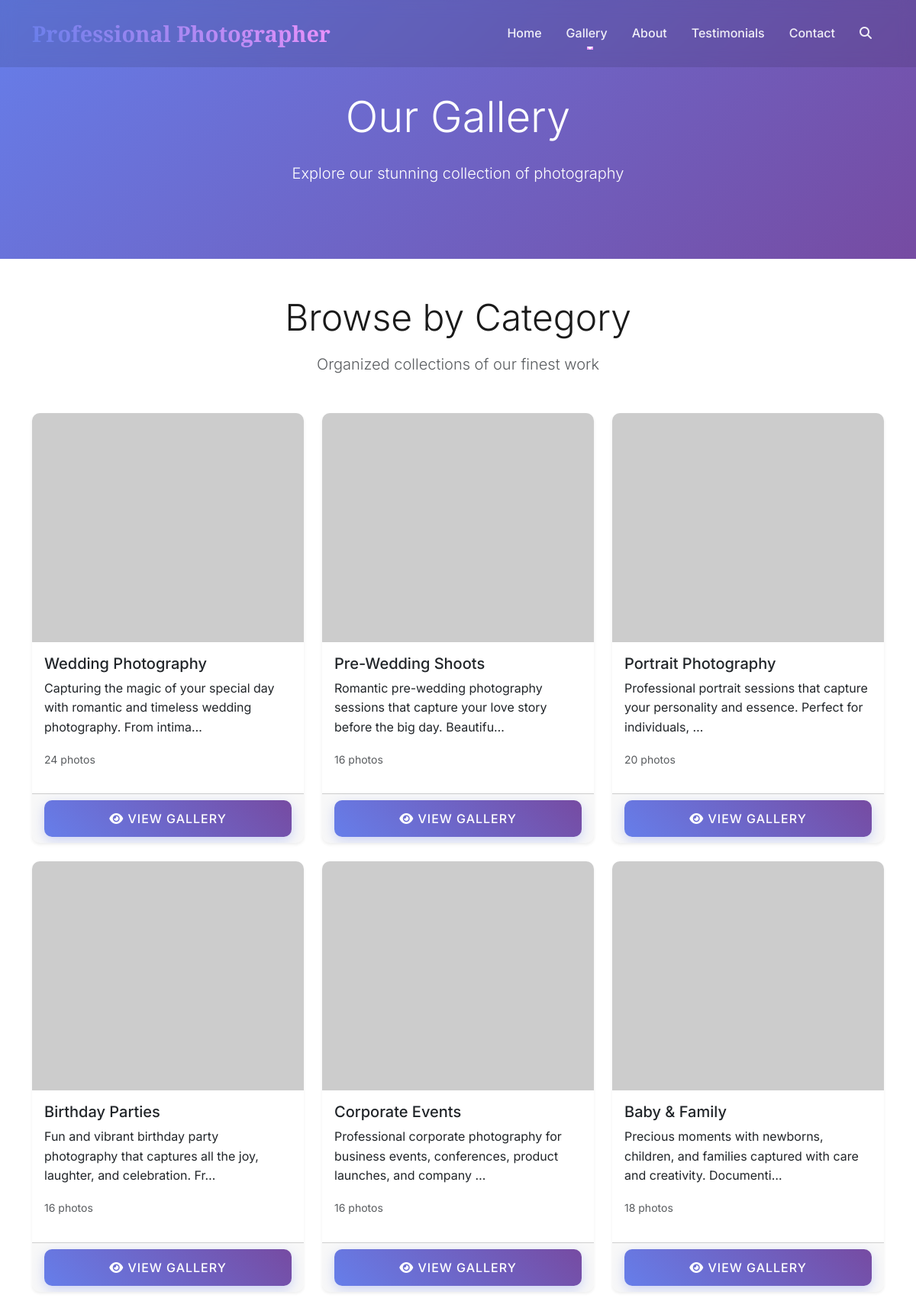
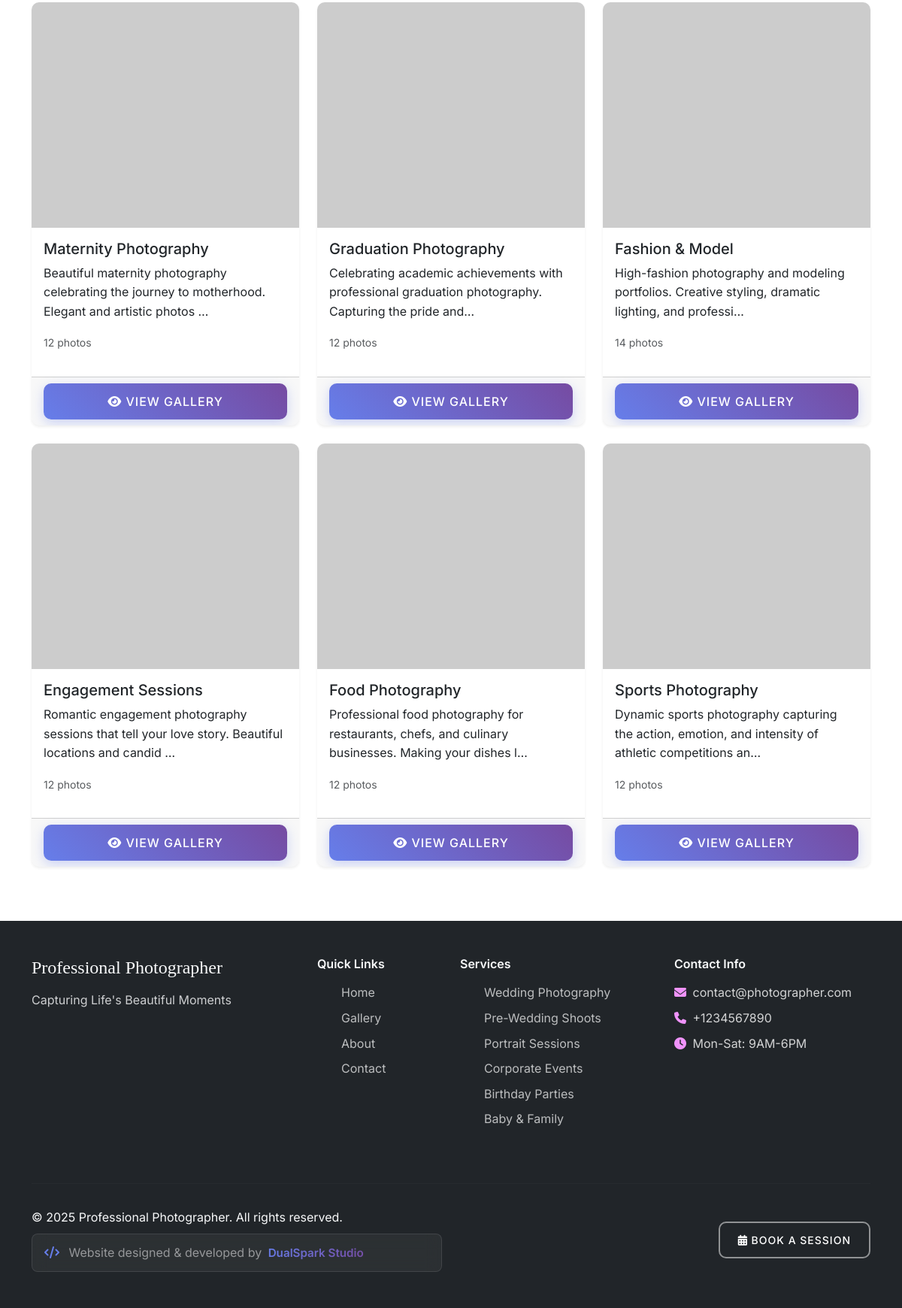
The app's page /galleries/ with its own data (2 pictures, top to bottom).
### photographer/models.py (models this page shows, shortened)
class SiteSettings(models.Model):
    photographer_name = models.CharField(max_length=100, default="Professional Photographer")
    tagline = models.CharField(max_length=200, default="Capturing Life's Beautiful Moments")
    about_text = models.TextField(default="Professional photographer with years of experience...")
    email = models.EmailField(default="contact@photographer.com")
    phone = models.CharField(max_length=20, default="+1234567890")
    address = models.TextField(default="123 Photography St, City, State 12345")
    working_hours = models.CharField(max_length=100, default="Mon-Sat: 9AM-6PM")
    instagram_url = models.URLField(blank=True)
    facebook_url = models.URLField(blank=True)
    twitter_url = models.URLField(blank=True)
    whatsapp_number = models.CharField(max_length=20, blank=True)
    hero_video = models.FileField(upload_to='hero/', blank=True, null=True)
    hero_image = models.ImageField(upload_to='hero/', blank=True, null=True)
    hero_title = models.CharField(max_length=200, default="Professional Photography")
    hero_subtitle = models.CharField(max_length=300, default="Creating timeless memories through the lens")
    meta_title = models.CharField(max_length=60, default="Professional Photography Services")
    meta_description = models.CharField(max_length=160, default="Professional photography for weddings, events, and special occasions.")
    created_at = models.DateTimeField(auto_now_add=True)
    updated_at = models.DateTimeField(auto_now=True)
    class Meta:
        verbose_name = "Site Settings"
        verbose_name_plural = "Site Settings"

class Category(models.Model):
    name = models.CharField(max_length=100, unique=True)
    description = models.TextField(blank=True)
    slug = models.SlugField(max_length=100, unique=True)
    cover_image = models.ImageField(upload_to='categories/', blank=True, null=True)
    cover_thumbnail = ImageSpecField(
        source='cover_image',
        processors=[ResizeToFill(400, 300)],
        format='JPEG',
        options={'quality': 85}
    )
    cover_large = ImageSpecField(
        source='cover_image',
        processors=[ResizeToFit(1200, 800)],
        format='JPEG',
        options={'quality': 90}
    )
    order = models.PositiveIntegerField(default=0, help_text="Order of appearance on the website")
    is_featured = models.BooleanField(default=False, help_text="Display in featured section")
    created_at = models.DateTimeField(auto_now_add=True)
    updated_at = models.DateTimeField(auto_now=True)
    class Meta:
        ordering = ['order', 'name']
        verbose_name_plural = "Categories"

### photographer/views.py (the view)
# urls.py: path('galleries/', views.GalleryListView.as_view(), name='gallery_list_cbv'),
class GalleryListView(ListView):
    model = Category
    template_name = 'photographer/gallery_list.html'
    context_object_name = 'categories'
    paginate_by = 12
    def get_context_data(self, **kwargs):
        context = super().get_context_data(**kwargs)
        context['site_settings'] = get_site_settings()
        context['page_title'] = 'Gallery'
        return context

### photographer/context_processors.py (called while the page is built)
def featured_categories(request):
    try:
        categories = Category.objects.filter(is_featured=True)[:6]
        return {'featured_categories': categories}
    except (OperationalError, Exception):
        return {'featured_categories': Category.objects.none() if 'Category' in globals() else []}

### templates/photographer/gallery_list.html (shortened to what this page needs)
{% extends 'base.html' %}
{% load static %}
{% block content %}
<section style="background: linear-gradient(135deg, #667eea 0%, #764ba2 100%); padding: 120px 0 80px; color: white;">
    <div class="container">
        <div class="text-center">
            <h1 class="display-4 mb-4">Our Gallery</h1>
            <p class="lead">Explore our stunning collection of photography</p>
        </div>
    </div>
</section>
{% if categories %}
<section class="py-5">
    <div class="container">
        <div class="text-center mb-5">
            <h2 class="display-5 mb-3">Browse by Category</h2>
            <p class="lead text-muted">Organized collections of our finest work</p>
        </div>
        <div class="row">
            {% for category in categories %}
            <div class="col-lg-4 col-md-6 mb-4">
                <div class="card h-100 shadow-sm">
                    <div style="height: 300px; overflow: hidden; position: relative;">
                        <img src="{% if category.cover_image %}{{ category.cover_image.url }}{% else %}https://picsum.photos/400/300?random={{ category.id }}{% endif %}"
                             class="card-img-top w-100 h-100"
                             style="object-fit: cover; cursor: pointer; transition: transform 0.3s ease;"
                             alt="{{ category.name }}"
                             data-glightbox="gallery-categories"
                             data-title="{{ category.name }}"
                             data-description="{{ category.description }}"
                             onmouseover="this.style.transform='scale(1.05)'"
                             onmouseout="this.style.transform='scale(1)'">
                    </div>
                    <div class="card-body">
                        <h5 class="card-title">{{ category.name }}</h5>
                        <p class="card-text">{{ category.description|truncatechars:100 }}</p>
                        <p class="text-muted">
                            <small>{{ category.images.count }} photo{{ category.images.count|pluralize }}</small>
                        </p>
                    </div>
                    <div class="card-footer">
                        <a href="{% url 'photographer:gallery_detail' category.slug %}" class="btn btn-primary w-100">
                            <i class="fas fa-eye"></i> View Gallery
                        </a>
                    </div>
                </div>
            </div>
            {% endfor %}
        </div>
    </div>
</section>
{% endif %}
{% endblock %}

### templates/base.html (shortened to what this page needs)
<!DOCTYPE html>
<html lang="en">
<head>
    <link rel="icon" type="image/x-icon" href="{% load static %}{% static 'images/favicon.ico' %}">
    <link href="https://cdn.jsdelivr.net/npm/bootstrap@5.3.0/dist/css/bootstrap.min.css" rel="stylesheet">
    <link rel="stylesheet" href="https://cdnjs.cloudflare.com/ajax/libs/font-awesome/6.4.0/css/all.min.css">
    <link href="https://unpkg.com/aos@2.3.1/dist/aos.css" rel="stylesheet">
    <link rel="stylesheet" href="https://cdn.jsdelivr.net/npm/swiper@10/swiper-bundle.min.css">
    <link rel="stylesheet" href="https://cdn.jsdelivr.net/npm/glightbox/dist/css/glightbox.min.css">
    {% load static %}
    <link rel="stylesheet" href="{% static 'css/style.css' %}">
</head>
<body class="{% block body_class %}{% endblock %}">
    <nav class="navbar navbar-expand-lg navbar-dark fixed-top" id="mainNav">
        <div class="container">
            <a class="navbar-brand" href="{% url 'photographer:home' %}">
                <span class="brand-text">{{ site_settings.photographer_name|default:"Photography" }}</span>
            </a>
            <div class="collapse navbar-collapse" id="navbarNav">
                <ul class="navbar-nav ms-auto">
                    <li class="nav-item">
                        <a class="nav-link" href="{% url 'photographer:home' %}">Home</a>
                    </li>
                    <li class="nav-item dropdown">
                        <a class="nav-link dropdown-toggle" href="#" role="button" data-bs-toggle="dropdown">
                            Gallery
                        </a>
                    </li>
                    <li class="nav-item">
                        <a class="nav-link" href="{% url 'photographer:about' %}">About</a>
                    </li>
                    <li class="nav-item">
                        <a class="nav-link" href="{% url 'photographer:testimonials' %}">Testimonials</a>
                    </li>
                    <li class="nav-item">
                        <a class="nav-link" href="{% url 'photographer:contact' %}">Contact</a>
                    </li>
                    <li class="nav-item">
                        <a class="nav-link search-trigger" href="#" data-bs-toggle="modal" data-bs-target="#searchModal">
                            <i class="fas fa-search"></i>
                        </a>
                    </li>
                </ul>
            </div>
        </div>
    </nav>
    <main>
        {% block content %}{% endblock %}
    </main>
    <footer class="footer bg-dark text-light">
        <div class="container py-5">
            <div class="row">
                <div class="col-lg-4 mb-4">
                    <h5 class="footer-brand">{{ site_settings.photographer_name }}</h5>
                    <p class="footer-tagline">{{ site_settings.tagline }}</p>
                </div>
                <div class="col-lg-2 mb-4">
                    <h6 class="footer-title">Quick Links</h6>
                    <ul class="footer-links">
                        <li><a href="{% url 'photographer:home' %}">Home</a></li>
                        <li><a href="{% url 'photographer:gallery_list' %}">Gallery</a></li>
                        <li><a href="{% url 'photographer:about' %}">About</a></li>
                        <li><a href="{% url 'photographer:contact' %}">Contact</a></li>
                    </ul>
                </div>
                <div class="col-lg-3 mb-4">
                    <h6 class="footer-title">Services</h6>
                    <ul class="footer-links">
                        <li><a href="{% url 'photographer:gallery_list' %}">Wedding Photography</a></li>
                        <li><a href="{% url 'photographer:gallery_list' %}">Pre-Wedding Shoots</a></li>
                        <li><a href="{% url 'photographer:gallery_list' %}">Portrait Sessions</a></li>
                        <li><a href="{% url 'photographer:gallery_list' %}">Corporate Events</a></li>
                        <li><a href="{% url 'photographer:gallery_list' %}">Birthday Parties</a></li>
                        <li><a href="{% url 'photographer:gallery_list' %}">Baby & Family</a></li>
                    </ul>
                </div>
                <div class="col-lg-3 mb-4">
                    <h6 class="footer-title">Contact Info</h6>
                    <div class="contact-info">
                        <p><i class="fas fa-envelope"></i> {{ site_settings.email }}</p>
                        <p><i class="fas fa-phone"></i> {{ site_settings.phone }}</p>
                        <p><i class="fas fa-clock"></i> {{ site_settings.working_hours }}</p>
                    </div>
                </div>
            </div>
            <hr class="footer-divider">
            <div class="row align-items-center">
                <div class="col-md-6">
                    <p class="copyright mb-0">
                        &copy; {% now "Y" %} {{ site_settings.photographer_name }}. All rights reserved.
                    </p>
                    <div class="footer-credit mt-2">
                        <i class="fas fa-code"></i>
                        <span class="text-white-50">Website designed & developed by</span>
                        <a href="https://dualsparkstudio.com/" target="_blank" class="dualspark-credit ms-1">DualSpark Studio</a>
                    </div>
                </div>
                <div class="col-md-6 text-md-end">
                    <p class="mb-0">
                        <a href="{% url 'photographer:contact' %}" class="btn btn-outline-light btn-sm">
                            <i class="fas fa-calendar-alt"></i> Book a Session
                        </a>
                    </p>
                </div>
            </div>
        </div>
    </footer>
</body>
</html>

### static/css/style.css (style rules this page uses)
:root { --primary-color: #667eea; --secondary-color: #764ba2; --accent-color: #f093fb; --dark-color: #1a1a1a; --light-color: #ffffff; --gray-color: #6c757d; --success-color: #28a745; --warning-color: #ffc107; --danger-color: #dc3545; --font-primary: 'Inter', sans-serif; --font-secondary: 'Playfair Display', serif; --border-radius: 10px; --box-shadow: 0 10px 30px rgba(0, 0, 0, 0.1); --transition: all 0.3s ease; --z-loading: 9999; --z-nav: 1050; --z-modal: 1055; --z-tooltip: 1070; }
* { margin: 0; padding: 0; box-sizing: border-box; }
html { scroll-behavior: smooth; }
body { font-family: var(--font-primary); line-height: 1.6; color: var(--dark-color); overflow-x: hidden; }
img { max-width: 100%; height: auto; }
a { color: var(--primary-color); text-decoration: none; transition: var(--transition); }
.navbar { background: rgba(0, 0, 0, 0.1) !important; backdrop-filter: blur(10px); transition: all 0.3s ease; padding: 1rem 0; }
.navbar-brand { font-family: var(--font-secondary); font-size: 1.8rem; font-weight: 600; color: white !important; }
.brand-text { background: linear-gradient(45deg, var(--primary-color), var(--accent-color)); -webkit-background-clip: text; -webkit-text-fill-color: transparent; background-clip: text; }
.nav-link { color: rgba(255, 255, 255, 0.9) !important; font-weight: 500; padding: 0.5rem 1rem !important; transition: var(--transition); position: relative; }
.nav-link::after { content: ''; position: absolute; bottom: 0; left: 50%; width: 0; height: 2px; background: var(--accent-color); transition: all 0.3s ease; transform: translateX(-50%); }
.btn { border-radius: var(--border-radius); font-weight: 500; text-transform: uppercase; letter-spacing: 1px; padding: 0.75rem 1.5rem; transition: all 0.3s ease; border: none; position: relative; overflow: hidden; }
.btn::before { content: ''; position: absolute; top: 0; left: -100%; width: 100%; height: 100%; background: linear-gradient(90deg, transparent, rgba(255, 255, 255, 0.2), transparent); transition: left 0.5s ease; }
.btn-primary { background: linear-gradient(45deg, var(--primary-color), var(--secondary-color)); color: white; box-shadow: 0 5px 15px rgba(102, 126, 234, 0.3); }
.btn-outline-light { border: 2px solid rgba(255, 255, 255, 0.5); color: white; }
.card { border: none; border-radius: var(--border-radius); box-shadow: var(--box-shadow); transition: var(--transition); overflow: hidden; }
.footer { margin-top: auto; }
.footer-brand { font-family: var(--font-secondary); font-size: 1.5rem; margin-bottom: 1rem; }
.footer-tagline { opacity: 0.8; margin-bottom: 1.5rem; }
.footer-title { margin-bottom: 1rem; font-weight: 600; }
.footer-links { list-style: none; }
.footer-links li { margin-bottom: 0.5rem; }
.footer-links a { color: rgba(255, 255, 255, 0.7); transition: var(--transition); }
.footer-divider { border-color: rgba(255, 255, 255, 0.1); margin: 2rem 0; }
.contact-info p { margin-bottom: 0.5rem; color: rgba(255, 255, 255, 0.8); }
.contact-info i { width: 20px; color: var(--accent-color); }
.dualspark-credit { background: linear-gradient(135deg, #667eea 0%, #764ba2 100%); -webkit-background-clip: text; -webkit-text-fill-color: transparent; background-clip: text; font-weight: 600; font-size: 0.95rem; text-decoration: none !important; transition: all 0.3s ease; display: inline-block; position: relative; }
.dualspark-credit::before { content: ''; position: absolute; bottom: -2px; left: 0; width: 0; height: 2px; background: linear-gradient(135deg, #667eea 0%, #764ba2 100%); transition: width 0.3s ease; }
.footer-credit { background: rgba(255, 255, 255, 0.05); padding: 0.75rem 1rem; border-radius: 8px; border: 1px solid rgba(255, 255, 255, 0.1); backdrop-filter: blur(10px); margin-top: 0.5rem; }
.footer-credit i { color: #667eea; margin-right: 0.5rem; }
[data-glightbox], [data-gallery], .gallery-lightbox { cursor: pointer !important; pointer-events: auto !important; position: relative !important; z-index: 1 !important; }

### records on screen
SiteSettings: photographer_name "Professional Photographer", tagline "Capturing Life's Beautiful Moments", email "contact@photographer.com", phone "+1234567890", working_hours "Mon-Sat: 9AM-6PM"
Category: name "Wedding Photography", description "Capturing the magic of your special day with romantic and timeless wedding photography. From intima…", images.count "24"
Category: name "Pre-Wedding Shoots", description "Romantic pre-wedding photography sessions that capture your love story before the big day. Beautifu…", images.count "16"
Category: name "Portrait Photography", description "Professional portrait sessions that capture your personality and essence. Perfect for individuals, …", images.count "20"
Category: name "Birthday Parties", description "Fun and vibrant birthday party photography that captures all the joy, laughter, and celebration. Fr…", images.count "16"
Category: name "Corporate Events", description "Professional corporate photography for business events, conferences, product launches, and company …", images.count "16"
Category: name "Baby & Family", description "Precious moments with newborns, children, and families captured with care and creativity. Documenti…", images.count "18"
Category: name "Maternity Photography", description "Beautiful maternity photography celebrating the journey to motherhood. Elegant and artistic photos …", images.count "12"
Category: name "Graduation Photography", description "Celebrating academic achievements with professional graduation photography. Capturing the pride and…", images.count "12"
Category: name "Fashion & Model", description "High-fashion photography and modeling portfolios. Creative styling, dramatic lighting, and professi…", images.count "14"
Category: name "Engagement Sessions", description "Romantic engagement photography sessions that tell your love story. Beautiful locations and candid …", images.count "12"
Category: name "Food Photography", description "Professional food photography for restaurants, chefs, and culinary businesses. Making your dishes l…", images.count "12"
Category: name "Sports Photography", description "Dynamic sports photography capturing the action, emotion, and intensity of athletic competitions an…", images.count "12"
